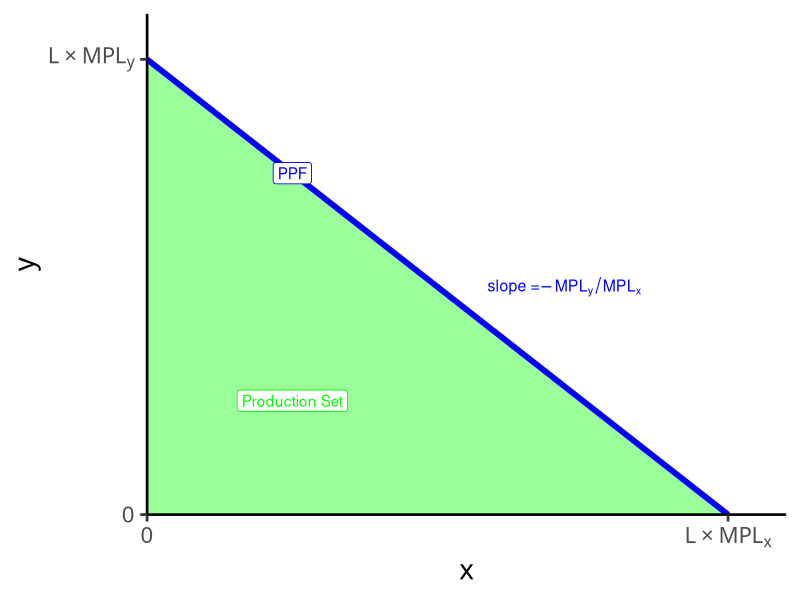

The R source for this figure:
## ---- chunk 1
library(tidyverse)
px<-2.5
py<-5
m<-20
ends<-tribble(
  ~x, ~y,
  0, (m/py),
  (m/px), 0
)
BC=function(x){(m/py)-(px/py)*x}
line_colors <- c("BC" = "blue")

fill<-tribble(
  ~x, ~y,
  0, (m/py),
  (m/px), 0,
  0,0
)

ggplot(data.frame(x=c(0,m/px)), aes(x=x))+
  geom_polygon(data=fill, aes(x=x, y=y),fill="green", alpha=0.4)+
  stat_function(fun=BC, geom="line", size=2, aes(color="BC"))+
  annotate("text", x = (0.5*(m/px)+1.75), y = BC(0.5*(m/px)), label = expression(paste("slope =", - MPL[y]/MPL[x])), color="blue", size =4)+
  geom_label(x = 2, y = BC(2), color = "blue", label = "PPF")+
  geom_label(x = 2, y = 1, color = "green", label = "Production Set")+
  scale_x_continuous(breaks = c(0,(m/px)),
                     labels = c(0,expression(L %*% MPL[x])),
                     expand=expand_scale(mult=c(0,0.1)))+
  scale_y_continuous(breaks = c(0,(m/py)),
                     labels = c(0,expression(L %*% MPL[y])),
                     expand=expand_scale(mult=c(0,0.1)))+
  scale_colour_manual("Curves", values = line_colors, guide=F)+
  labs(x = "x",
       y = "y")+
  theme_classic(base_family = "Fira Sans Condensed", base_size=20)
